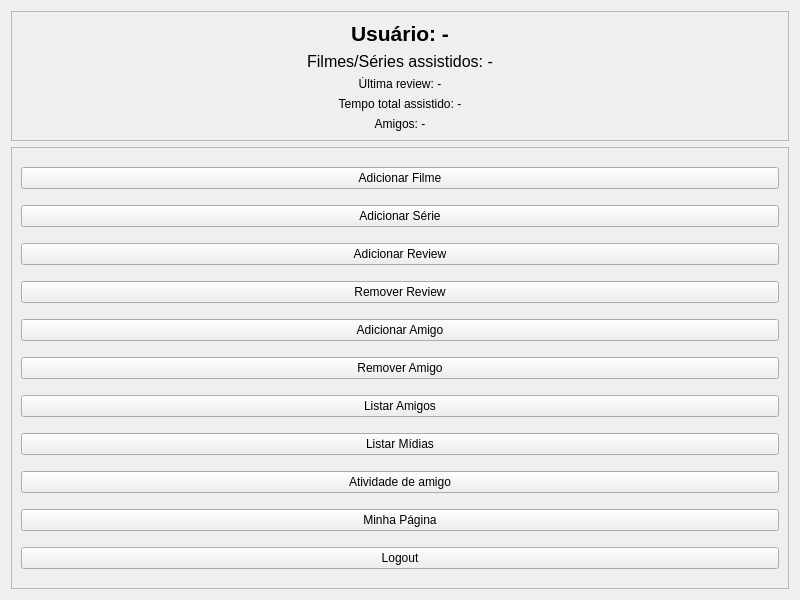
<?xml version="1.0" encoding="UTF-8"?>
<ui version="4.0">
 <class>UserMenuWindow</class>
 <widget class="QWidget" name="UserMenuWindow">
  <property name="geometry">
   <rect>
    <x>0</x>
    <y>0</y>
    <width>800</width>
    <height>600</height>
   </rect>
  </property>
  <property name="windowTitle">
   <string>Mini Letterboxd - Menu do Usuário</string>
  </property>

  <layout class="QVBoxLayout" name="mainLayout" spacing="20">
   
    <!-- Grupo de informações do usuário -->
    <item>
     <widget class="QFrame" name="infoFrame">
      <property name="frameShape">
       <enum>QFrame::StyledPanel</enum>
      </property>
      <property name="frameShadow">
       <enum>QFrame::Raised</enum>
      </property>
      <layout class="QVBoxLayout" name="infoLayout" spacing="5">
       <item>
        <widget class="QLabel" name="usernameLabel">
         <property name="text"><string>Usuário: -</string></property>
         <property name="alignment"><set>Qt::AlignCenter</set></property>
         <property name="styleSheet"><string>font-size: 16pt; font-weight: bold;</string></property>
        </widget>
       </item>
       <item>
        <widget class="QLabel" name="totalWatchedLabel">
         <property name="text"><string>Filmes/Séries assistidos: -</string></property>
         <property name="alignment"><set>Qt::AlignCenter</set></property>
         <property name="styleSheet"><string>font-size: 12pt;</string></property>
        </widget>
       </item>
       <item>
        <widget class="QLabel" name="lastReviewLabel">
         <property name="text"><string>Última review: -</string></property>
         <property name="alignment"><set>Qt::AlignCenter</set></property>
        </widget>
       </item>
       <item>
        <widget class="QLabel" name="totalHoursLabel">
         <property name="text"><string>Tempo total assistido: -</string></property>
         <property name="alignment"><set>Qt::AlignCenter</set></property>
        </widget>
       </item>
       <item>
        <widget class="QLabel" name="totalFriendsLabel">
         <property name="text"><string>Amigos: -</string></property>
         <property name="alignment"><set>Qt::AlignCenter</set></property>
        </widget>
       </item>
      </layout>
     </widget>
    </item>

    <!-- Scroll para os botões -->
    <item>
     <widget class="QScrollArea" name="buttonScrollArea">
      <property name="widgetResizable"><bool>true</bool></property>
      <widget class="QWidget" name="buttonContainer">
       <layout class="QVBoxLayout" name="buttonLayout" spacing="10">
        
        <!-- Botões principais -->
        <item><widget class="QPushButton" name="addMovieBtn"><property name="text"><string>Adicionar Filme</string></property></widget></item>
        <item><widget class="QPushButton" name="addSeriesBtn"><property name="text"><string>Adicionar Série</string></property></widget></item>
        <item><widget class="QPushButton" name="addReviewBtn"><property name="text"><string>Adicionar Review</string></property></widget></item>
        <item><widget class="QPushButton" name="deleteReviewBtn"><property name="text"><string>Remover Review</string></property></widget></item>
        <item><widget class="QPushButton" name="addFriendBtn"><property name="text"><string>Adicionar Amigo</string></property></widget></item>
        <item><widget class="QPushButton" name="deleteFriendBtn"><property name="text"><string>Remover Amigo</string></property></widget></item>
        <item><widget class="QPushButton" name="listFriendsBtn"><property name="text"><string>Listar Amigos</string></property></widget></item>
        <item><widget class="QPushButton" name="listMediasBtn"><property name="text"><string>Listar Mídias</string></property></widget></item>
        <item><widget class="QPushButton" name="friendActivityBtn"><property name="text"><string>Atividade de amigo</string></property></widget></item>
        <item><widget class="QPushButton" name="userPageBtn"><property name="text"><string>Minha Página</string></property></widget></item>
        <item><widget class="QPushButton" name="logoutBtn"><property name="text"><string>Logout</string></property></widget></item>

       </layout>
      </widget>
     </widget>
    </item>

  </layout>
 </widget>
 <resources/>
 <connections/>
</ui>
